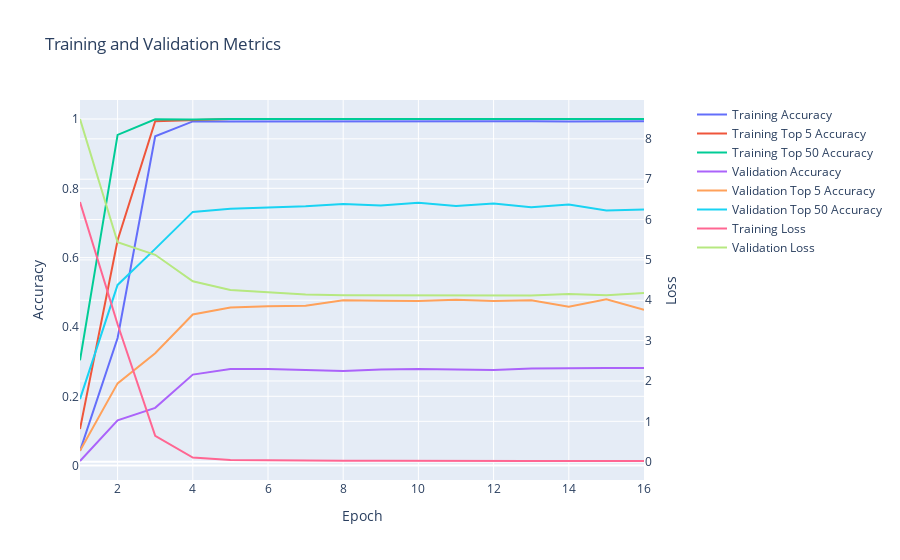

Notebook source saved alongside this figure:
### Code cell
softmax_cross_entropy_model.display_training_history()

### Figure 1 — Plotly figure (JSON) as saved in the notebook; plotly's stock layout.template omitted (floating-point values rounded to 4 significant figures)
{"data": [{"mode": "lines", "name": "Training Accuracy", "type": "scatter", "x": [1, 2, 3, 4, 5, 6, 7, 8, 9, 10, 11, 12, 13, 14, 15, 16], "xaxis": "x", "y": [0.04262, 0.3683, 0.95, 0.993, 0.9927, 0.993, 0.9927, 0.993, 0.9933, 0.993, 0.9933, 0.9937, 0.9933, 0.993, 0.993, 0.9933, 0.993], "yaxis": "y"}, {"mode": "lines", "name": "Training Top 5 Accuracy", "type": "scatter", "x": [1, 2, 3, 4, 5, 6, 7, 8, 9, 10, 11, 12, 13, 14, 15, 16], "xaxis": "x", "y": [0.1056, 0.6503, 0.9933, 0.9963, 0.9997, 0.9997, 1.0, 1.0, 1.0, 1.0, 1.0, 1.0, 1.0, 1.0, 1.0, 1.0, 0.9997], "yaxis": "y"}, {"mode": "lines", "name": "Training Top 50 Accuracy", "type": "scatter", "x": [1, 2, 3, 4, 5, 6, 7, 8, 9, 10, 11, 12, 13, 14, 15, 16], "xaxis": "x", "y": [0.304, 0.954, 0.9993, 0.9983, 0.9997, 1.0, 1.0, 1.0, 1.0, 1.0, 1.0, 1.0, 1.0, 1.0, 1.0, 1.0, 0.9997], "yaxis": "y"}, {"mode": "lines", "name": "Validation Accuracy", "type": "scatter", "x": [1, 2, 3, 4, 5, 6, 7, 8, 9, 10, 11, 12, 13, 14, 15, 16], "xaxis": "x", "y": [0.01333, 0.1307, 0.1667, 0.2627, 0.2787, 0.2787, 0.276, 0.2733, 0.2773, 0.2787, 0.2773, 0.276, 0.28, 0.2813, 0.2813, 0.2813, 0.276], "yaxis": "y"}, {"mode": "lines", "name": "Validation Top 5 Accuracy", "type": "scatter", "x": [1, 2, 3, 4, 5, 6, 7, 8, 9, 10, 11, 12, 13, 14, 15, 16], "xaxis": "x", "y": [0.04267, 0.2373, 0.324, 0.436, 0.456, 0.46, 0.4613, 0.4773, 0.476, 0.4747, 0.4787, 0.4747, 0.4773, 0.4587, 0.48, 0.4493, 0.46], "yaxis": "y"}, {"mode": "lines", "name": "Validation Top 50 Accuracy", "type": "scatter", "x": [1, 2, 3, 4, 5, 6, 7, 8, 9, 10, 11, 12, 13, 14, 15, 16], "xaxis": "x", "y": [0.192, 0.5213, 0.6253, 0.732, 0.7413, 0.744, 0.748, 0.7547, 0.7507, 0.7587, 0.7493, 0.756, 0.7453, 0.7533, 0.736, 0.7387, 0.7427], "yaxis": "y"}, {"mode": "lines", "name": "Training Loss", "type": "scatter", "x": [1, 2, 3, 4, 5, 6, 7, 8, 9, 10, 11, 12, 13, 14, 15, 16], "xaxis": "x", "y": [6.434, 3.404, 0.6395, 0.1008, 0.04207, 0.03241, 0.03725, 0.02485, 0.02269, 0.01778, 0.0171, 0.01759, 0.0191, 0.01828, 0.02028, 0.01856, 0.02359], "yaxis": "y2"}, {"mode": "lines", "name": "Validation Loss", "type": "scatter", "x": [1, 2, 3, 4, 5, 6, 7, 8, 9, 10, 11, 12, 13, 14, 15, 16], "xaxis": "x", "y": [8.493, 5.437, 5.127, 4.472, 4.255, 4.204, 4.141, 4.127, 4.124, 4.121, 4.125, 4.119, 4.121, 4.154, 4.125, 4.179, 4.212], "yaxis": "y2"}], "layout": {"title": {"text": "Training and Validation Metrics"}, "xaxis": {"anchor": "y", "domain": [0.0, 0.94], "title": {"text": "Epoch"}}, "yaxis": {"anchor": "x", "domain": [0.0, 1.0], "title": {"text": "Accuracy"}}, "yaxis2": {"anchor": "x", "overlaying": "y", "side": "right", "title": {"text": "Loss"}}}}
